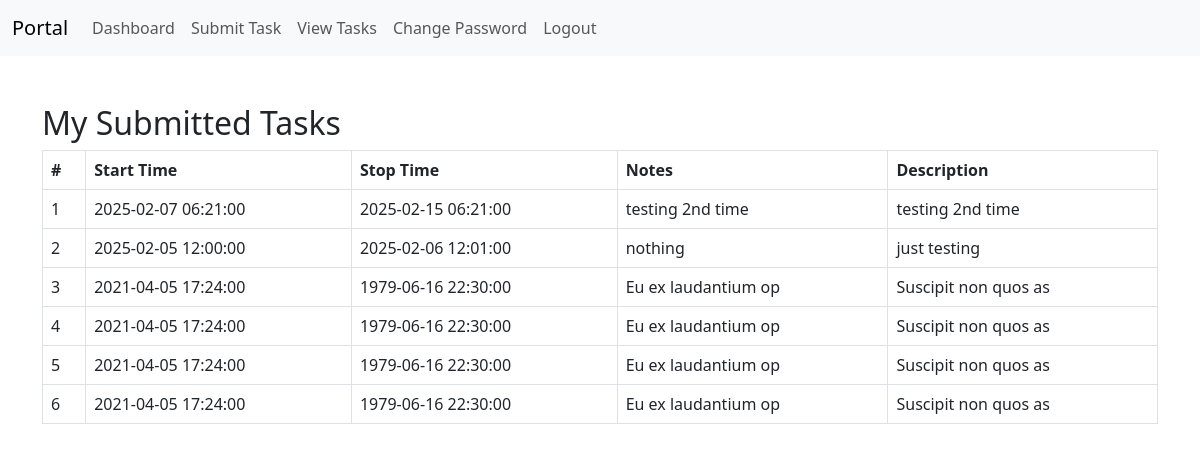
The page /view_tasks.php (signed in) on the database its author committed.
### tables this page shows
CREATE TABLE `tasks` (
  `id` int(11) NOT NULL,
  `user_id` int(11) NOT NULL,
  `start_time` timestamp NOT NULL DEFAULT current_timestamp(),
  `stop_time` timestamp NULL DEFAULT NULL,
  `notes` text NOT NULL,
  `description` text NOT NULL,
  `created_at` timestamp NOT NULL DEFAULT current_timestamp()
);

### view_tasks.php (the view, shortened to what this page needs)
<?php
include 'db.php';
include 'sidebar.php';
?>
<!DOCTYPE html>
<html lang="en">
<head>
    <link href="https://cdn.jsdelivr.net/npm/bootstrap@5.3.0/dist/css/bootstrap.min.css" rel="stylesheet">
</head>
<body>
    <div class="container mt-5">
        <h2>My Submitted Tasks</h2>
        <table class="table table-bordered">
            <thead>
                <tr>
                    <th>#</th>
                    <th>Start Time</th>
                    <th>Stop Time</th>
                    <th>Notes</th>
                    <th>Description</th>
                </tr>
            </thead>
            <tbody>
                <?php
                $user_id = $_SESSION['user_id'];
                $query = "SELECT * FROM tasks WHERE user_id = ? ORDER BY start_time DESC";
                $stmt = $conn->prepare($query);
                $stmt->bind_param("i", $user_id);
                $stmt->execute();
                $result = $stmt->get_result();
                $count = 1;
                while ($row = $result->fetch_assoc()) {
                    echo "<tr>
                        <td>{$count}</td>
                        <td>{$row['start_time']}</td>
                        <td>{$row['stop_time']}</td>
                        <td>{$row['notes']}</td>
                        <td>{$row['description']}</td>
                    </tr>";
                    $count++;
                }
                ?>
            </tbody>
        </table>
    </div>
</body>
</html>

### sidebar.php (shortened to what this page needs)
<nav class="navbar navbar-expand-lg navbar-light bg-light">
    <div class="container-fluid">
        <a class="navbar-brand" href="#">Portal</a>
        <div class="collapse navbar-collapse" id="navbarNav">
            <ul class="navbar-nav">
                <li class="nav-item"><a class="nav-link" href="dashboard.php">Dashboard</a></li>
                <?php if ($_SESSION['role'] == 'admin'): ?>
                    <li class="nav-item"><a class="nav-link" href="create_user.php">Create User</a></li>
                    <li class="nav-item"><a class="nav-link" href="users_list.php">Users List</a></li>
                    <li class="nav-item"><a class="nav-link" href="admin_tasks_report.php">Tasks Report</a></li>
                <?php else: ?>
                    <li class="nav-item"><a class="nav-link" href="submit_task.php">Submit Task</a></li>
                    <li class="nav-item"><a class="nav-link" href="view_tasks.php">View Tasks</a></li>
                    <li class="nav-item"><a class="nav-link" href="change_password.php">Change Password</a></li>
                <?php endif; ?>
                <li class="nav-item"><a class="nav-link" href="logout.php">Logout</a></li>
            </ul>
        </div>
    </div>
</nav>

### rows shown on the page
tasks: start_time "2025-02-07 06:21:00", stop_time "2025-02-15 06:21:00", notes "testing 2nd time", description "testing 2nd time"
tasks: start_time "2025-02-05 12:00:00", stop_time "2025-02-06 12:01:00", notes "nothing", description "just testing"
tasks: start_time "2021-04-05 17:24:00", stop_time "1979-06-16 22:30:00", notes "Eu ex laudantium op", description "Suscipit non quos as"
tasks: start_time "2021-04-05 17:24:00", stop_time "1979-06-16 22:30:00", notes "Eu ex laudantium op", description "Suscipit non quos as"
tasks: start_time "2021-04-05 17:24:00", stop_time "1979-06-16 22:30:00", notes "Eu ex laudantium op", description "Suscipit non quos as"
tasks: start_time "2021-04-05 17:24:00", stop_time "1979-06-16 22:30:00", notes "Eu ex laudantium op", description "Suscipit non quos as"
